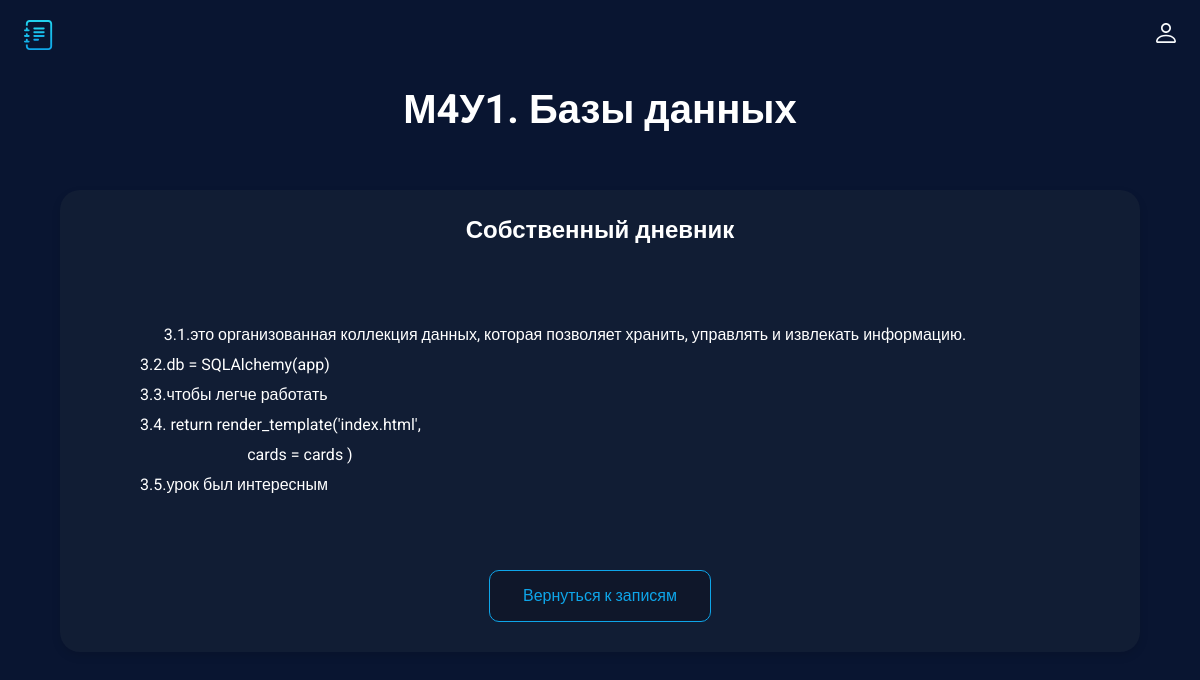
/card/1, run on the app's committed database.
### main.py (models this page shows, shortened)
class Card(db.Model):
    id = db.Column(db.Integer, primary_key=True)
    title = db.Column(db.String(100), nullable=False)
    subtitle = db.Column(db.String(300), nullable=False)
    text = db.Column(db.Text, nullable=False)

### main.py (the view)
@app.route('/card/<int:id>')
def card(id):
    card = Card.query.get(id)
    return render_template('card.html', card=card)

### templates/card.html (shortened to what this page needs)
<!doctype html>
<html lang="ru">
<head>
  <link rel="stylesheet" href="../static/css/style.css">
</head>
<body>
  <header class="header">
    <img src="../static/img/logo.svg" alt="logo" width="30" height="30">
    <ul class="main-list">
        <li class="list__item">
          <a href="">
            <img src="../static/img/login.svg" alt="login" width="20" height="20">
          </a>
    </ul>
  </header>
  <main class="main">
    {% block content %}
    <h1 class="main__title">{{card.title}}</h1>
    <div class="main__block">
      <h2 class="main__subtitle">{{card.subtitle}}</h2>
      <div class="main__text">
      {{card.text}}
      </div>
      <a class="main__link" href="/">Вернуться к записям</a>
    </div>
  </main>
  {% endblock %}
</body>
</html>

### static/css/style.css (style rules this page uses)
body { margin: 0; padding: 0; font-family: 'Roboto', sans-serif; font-size: 16px; line-height: 20px; background-color: #091531; color: #ffffff; }
h1, h2, p { margin: 0; }
img { object-fit: contain; }
a { text-decoration: none; color: inherit; transition: 0.2s; }
ul { list-style: none; margin: 0; padding: 0; }
.header { display: flex; justify-content: space-between; align-items: center; padding: 20px 2%; margin-bottom: 30px; }
.main-list { display: flex; align-items: center; gap: 20px; }
.main__title { font-size: 40px; text-align: center; margin-bottom: 70px; }
.main { padding: 0 5%; }
.main__block { background: rgba(30, 41, 59, 0.4); border-radius: 20px; box-shadow: 0px 4px 10px rgba(0, 0, 0, 0.1); padding: 30px 80px; display: flex; flex-direction: column; align-items: center; }
.main__subtitle { text-align: center; margin-bottom: 50px; }
.main__text { line-height: 30px; margin-bottom: 40px; white-space: pre-wrap; align-self: flex-start; }
.main__link { display: block; border: 1px solid rgba(14, 165, 233, 1); background: #0F172A; border-radius: 10px; color: rgba(14, 165, 233, 1); padding: 15px 10px; font: inherit; width: 200px; text-align: center; cursor: pointer; transition: 0.2s; }

### data on the page
Card: title "М4У1. Базы данных", subtitle "Собственный дневник", text "3.1.это организованная коллекция данных, которая позволяет хранить, управлять и извлекать информацию. 3.2.db = SQLAlchemy(app) 3.3.чтобы легче работать 3.4. return render_template('index.html', cards = cards ) 3.5.урок был интересным"
